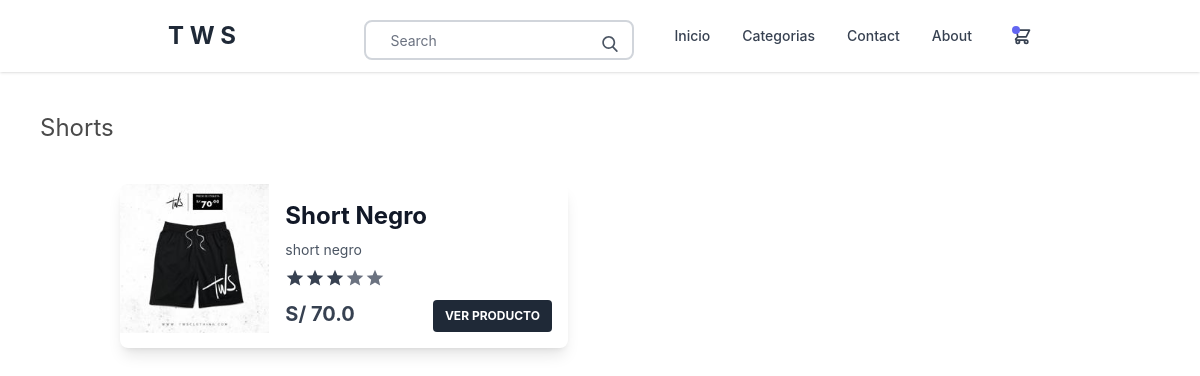
Screenshot of /shorts/ with the database file from the repository.
### apps/store/models.py (models this page shows, shortened)
class Category(models.Model):
    parent = models.ForeignKey('self',related_name='children',on_delete=models.CASCADE,blank=True,null=True)
    title = models.CharField(max_length=255)
    slug = models.SlugField(max_length=255)
    is_featured=models.BooleanField(default=False)
    ordering=models.IntegerField(default=0)
    class Meta:
        verbose_name_plural='Categories'
        ordering=('ordering',)
    def __str__(self):
        return self.title

class Product(models.Model):
    category=models.ForeignKey(Category,related_name='products',on_delete=models.CASCADE)
    parent=models.ForeignKey('self', related_name='variants', on_delete=models.CASCADE,blank=True,null=True)
    title = models.CharField(max_length=255)
    slug = models.SlugField(max_length=255)
    description = models.TextField(blank=True,null=True)
    price=models.FloatField()
    is_featured=models.BooleanField(default=False)
    num_available=models.IntegerField(default=1)
    date_added=models.DateTimeField( auto_now_add=True)
    image=models.ImageField(upload_to='uploads/', blank=True,null=True)
    thumbnail=models.ImageField(upload_to='uploads/',blank=True,null=True)
    sizes=models.ManyToManyField(Size)
    class Meta:
        ordering=('-date_added',)

### apps/store/views.py (the view)
# urls.py: path('<slug:slug>/',category_detail,name='category_detail'),
def category_detail(request, slug):
    print("hola")
    category=get_object_or_404(Category,slug=slug)
    products=category.products.filter(parent=None)
    context={
        'category':category,
        'products':products,
    }
    return render(request, 'category_detail.html', context)

### apps/store/context_processors.py (called while the page is built)
def menu_categories(request):
    categories = Category.objects.filter(parent=None)
    return {'menu_categories': categories}

### apps/store/templates/category_detail.html
{% extends 'base.html' %}
{% block content %}
<h1 class="text-2xl my-10 ml-10">{{category}}</h1>
{% with products as list_products %}
<div class="container">
    {% include 'parts/product_list.html' %}
  </div>
      {% endwith %}
{% endblock content %}

### apps/store/templates/parts/product_list.html
<div class="flex flex-wrap -m-4">
    {% for p in list_products %}
    <div class="md:w-1/2 p-4">
      <div class="flex max-w-md bg-white shadow-lg rounded-lg overflow-hidden">
        <div class="w-1/3 bg-cover bg-landscape">
         <img class="img-responsive" src="{{p.thumbnail.url}}" alt="{{p.title}}">
        </div>
        <div class="w-2/3 p-4">
          <h1 class="text-gray-900 font-bold text-2xl">{{p.title}}</h1>
          <p class="mt-2 text-gray-600 text-sm">
            {{p.description}}
          </p>
          <div class="flex item-center mt-2">
            <svg class="w-5 h-5 fill-current text-gray-700" viewBox="0 0 24 24">
              <path
                d="M12 17.27L18.18 21L16.54 13.97L22 9.24L14.81 8.63L12 2L9.19 8.63L2 9.24L7.46 13.97L5.82 21L12 17.27Z">
              </path>
            </svg>
            <svg class="w-5 h-5 fill-current text-gray-700" viewBox="0 0 24 24">
              <path
                d="M12 17.27L18.18 21L16.54 13.97L22 9.24L14.81 8.63L12 2L9.19 8.63L2 9.24L7.46 13.97L5.82 21L12 17.27Z">
              </path>
            </svg>
            <svg class="w-5 h-5 fill-current text-gray-700" viewBox="0 0 24 24">
              <path
                d="M12 17.27L18.18 21L16.54 13.97L22 9.24L14.81 8.63L12 2L9.19 8.63L2 9.24L7.46 13.97L5.82 21L12 17.27Z">
              </path>
            </svg>
            <svg class="w-5 h-5 fill-current text-gray-500" viewBox="0 0 24 24">
              <path
                d="M12 17.27L18.18 21L16.54 13.97L22 9.24L14.81 8.63L12 2L9.19 8.63L2 9.24L7.46 13.97L5.82 21L12 17.27Z">
              </path>
            </svg>
            <svg class="w-5 h-5 fill-current text-gray-500" viewBox="0 0 24 24">
              <path
                d="M12 17.27L18.18 21L16.54 13.97L22 9.24L14.81 8.63L12 2L9.19 8.63L2 9.24L7.46 13.97L5.82 21L12 17.27Z">
              </path>
            </svg>
          </div>
          <div class="flex item-center justify-between mt-3">
            <h1 class="text-gray-700 font-bold text-xl">S/ {{p.price}}</h1>
            <a class="
                px-3
                py-2
                bg-gray-800
                text-white text-xs
                font-bold
                hover:text-gray-500
                uppercase
                rounded
              " href="{% url 'product_detail' p.category.slug p.slug %}" >
              Ver producto
          </a>
          </div>
        </div>
      </div>
    </div>
    {% endfor %}
  </div>

### rows the page displays
Category: title "Shorts"
Product: thumbnail (picture), title "Short Negro", description "short negro", price "70.0"
